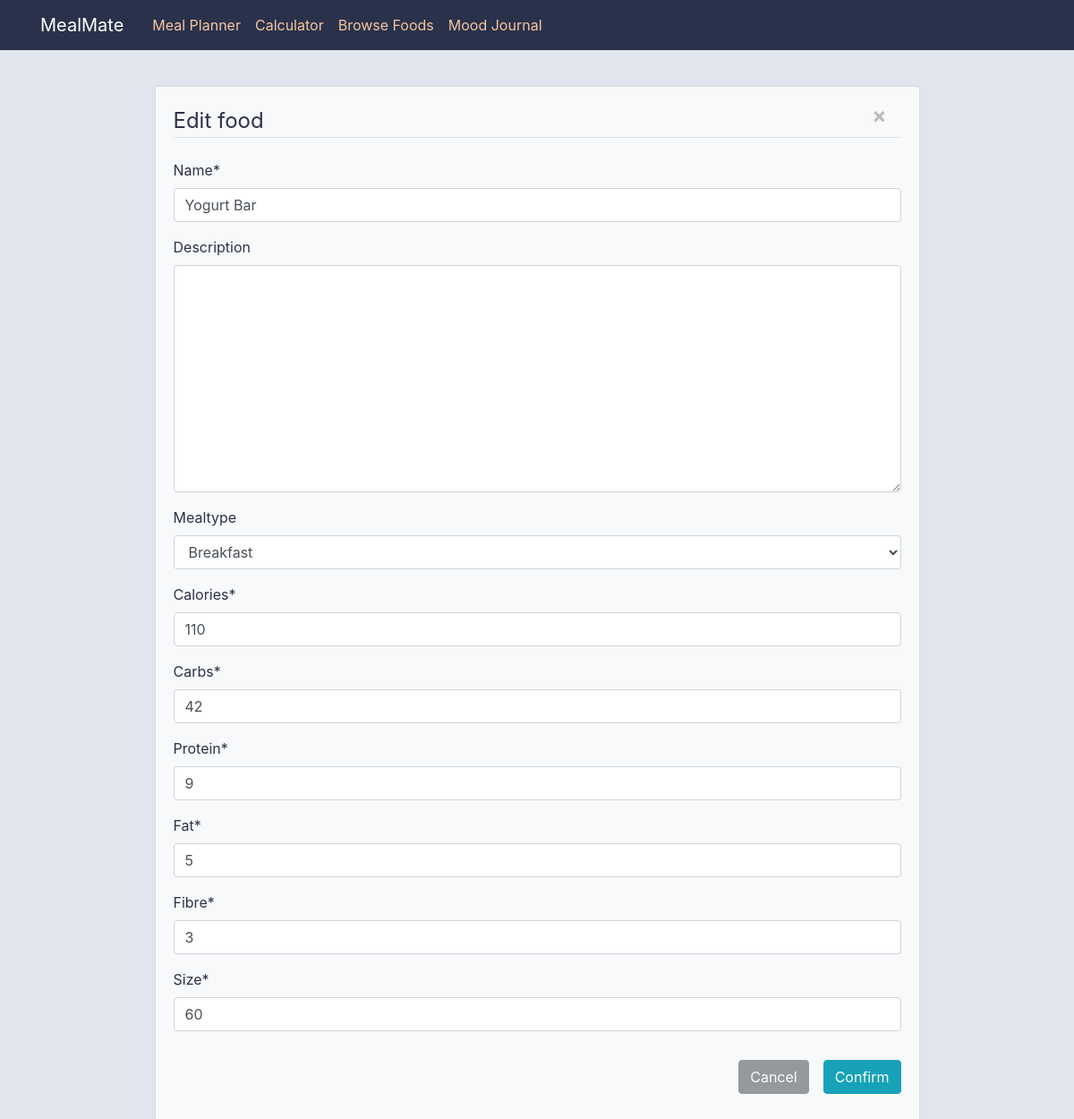
The page /database/2/edit/ on the database its author committed.
### database/models.py (models this page shows, shortened)
class foodinfo(models.Model):
    mealtype_choices = (
        ('Breakfast','Breakfast'),
        ('Lunch','Lunch'),
        ('Dinner','Dinner'),
    )
    name = models.CharField(max_length=30)
    description = models.TextField(blank=True)
    mealtype = models.CharField(max_length=300,blank=True,choices=mealtype_choices)
    calories = models.IntegerField()
    carbs = models.IntegerField()
    protein = models.IntegerField()
    fat = models.IntegerField()
    fibre = models.IntegerField()
    size = models.IntegerField()

### database/views.py (the view)
# urls.py: path('<pk>/edit/', foodinfoUpdateView.as_view(), name='foodinfo-edit'), # links to food's edit page
class foodinfoUpdateView(UpdateView):
    model = foodinfo
    fields = [
            'name',
            'description',
            'mealtype',
            'calories',
            'carbs',
            'protein',
            'fat',
            'fibre',
            'size',
        ]

### database/templates/database/foodinfo_form.html (shortened to what this page needs)
{% extends "mealmate/base.html" %}
{% load crispy_forms_tags %}
{% block content %}
    <div class="card mx-auto w-75 mb-4 bg-light">
        <div class="card-body">
            <form method="POST">
                <fieldset class="form-group">
                    <legend class="border-bottom mb-4 d-inline">
                        Edit food
                        <a href="{% url 'foodinfo-detail' object.pk %}" class="close float-right mr-3">
                        <button type="button" class="close"><span aria-hidden="true">&times;</span></button>
                        </a>
                    </legend>
                    {{ form|crispy }}
                </fieldset>
                <div class="form-group float-right d-inline">
                    <button class="btn btn-info" type="submit">Confirm</button>
                </div>
                <a href="{% url 'foodinfo-detail' object.pk %}" class="close float-right mr-3">
                    <button type="button" class="btn btn-dark" >Cancel</button>
                </a>
            </form>
        </div>
    </div>
{% endblock content %}

### mealmate/static/mealmate/main.css (style rules this page uses)
body { background: #e1e5ee; color: #2a324b; margin-top: 5rem; }

### rows shown on the page
foodinfo: name "Yogurt Bar", mealtype "Breakfast", calories "110", carbs "42", protein "9", fat "5", fibre "3", size "60"
